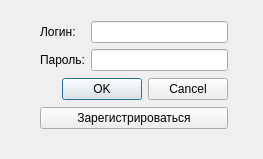
<?xml version="1.0" encoding="UTF-8"?>
<ui version="4.0">
 <class>Dialog</class>
 <widget class="QDialog" name="Dialog">
  <property name="geometry">
   <rect>
    <x>0</x>
    <y>0</y>
    <width>263</width>
    <height>159</height>
   </rect>
  </property>
  <property name="windowTitle">
   <string>Вход в библиотеку</string>
  </property>
  <property name="windowIcon">
   <iconset>
    <normaloff>../../../Downloads/Books_icon-icons.com_76879.png</normaloff>../../../Downloads/Books_icon-icons.com_76879.png</iconset>
  </property>
  <widget class="QWidget" name="layoutWidget">
   <property name="geometry">
    <rect>
     <x>40</x>
     <y>20</y>
     <width>188</width>
     <height>110</height>
    </rect>
   </property>
   <layout class="QVBoxLayout" name="verticalLayout_3">
    <item>
     <layout class="QHBoxLayout" name="horizontalLayout">
      <item>
       <layout class="QVBoxLayout" name="verticalLayout">
        <item>
         <widget class="QLabel" name="log">
          <property name="text">
           <string>Логин:</string>
          </property>
         </widget>
        </item>
        <item>
         <widget class="QLabel" name="pas">
          <property name="text">
           <string>Пароль:</string>
          </property>
         </widget>
        </item>
       </layout>
      </item>
      <item>
       <layout class="QVBoxLayout" name="verticalLayout_2">
        <item>
         <widget class="QLineEdit" name="login_text"/>
        </item>
        <item>
         <widget class="QLineEdit" name="pass_text"/>
        </item>
       </layout>
      </item>
     </layout>
    </item>
    <item>
     <widget class="QDialogButtonBox" name="buttonBox">
      <property name="orientation">
       <enum>Qt::Horizontal</enum>
      </property>
      <property name="standardButtons">
       <set>QDialogButtonBox::Cancel|QDialogButtonBox::Ok</set>
      </property>
     </widget>
    </item>
    <item>
     <widget class="QPushButton" name="reg">
      <property name="text">
       <string>Зарегистрироваться</string>
      </property>
     </widget>
    </item>
   </layout>
  </widget>
 </widget>
 <resources/>
 <connections/>
</ui>
